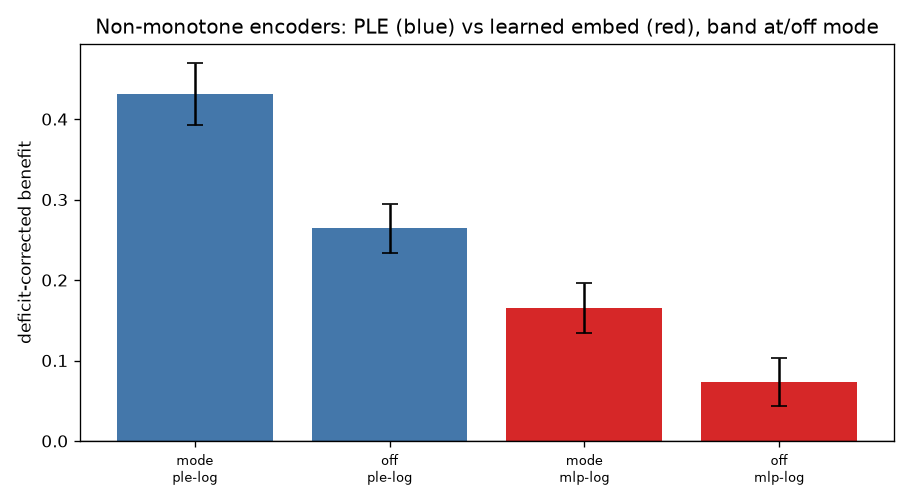

Write Python code to recreate this figure.
# /// script
# requires-python = ">=3.10"
# dependencies = ["numpy", "torch", "scikit-learn", "scipy", "matplotlib"]
# ///
"""
Which embedding is MOST ROBUST for NON-MONOTONIC (sharp-band) features in an affine GRU?

We settled fixed-PLE vs learned-embed on monotone curvature (learned wins). Non-monotone was not directly
compared. The robustness discriminator is BAND LOCATION: PLE's knots sit at data quantiles (dense at the
mode), a learned Linear(1->d)->ReLU places knots adaptively. Test a sharp band AT the mode (s0=0) vs OFF
the mode (s0=1.5, in the sparse tail) -> if PLE degrades off-mode while the learned embed holds, the learned
embed is the more robust choice; if PLE holds via dense-enough tails, they tie.

K=6 multivariate, shared coordinate (both encoders on standardized-log sc), 8 seeds, Holm. Arms log/ple/mlp;
logadq twin for deficit-correction. Conditions: sharp@mode, sharp@off. Static positive control per condition.
"""
import numpy as np
import torch
import torch.nn as nn
from sklearn.linear_model import LogisticRegression
from sklearn.metrics import average_precision_score
from scipy import stats
import matplotlib
matplotlib.use("Agg")
import matplotlib.pyplot as plt

torch.manual_seed(0)
K, N_TRAIN, N_VAL, N_TEST = 6, 4000, 2000, 4000
L, D = 32, 12
HIDDEN, EPOCHS, LR, BATCH, PATIENCE = 32, 30, 0.01, 256, 6
DECAY = 0.9
SEEDS = list(range(8))
SIGMA = 0.15
W = (DECAY ** np.arange(L)[::-1]); W = W / W.sum()
# conditions: (label, s0) ; logadq shares s0=None
CONDS = [("mode", 0.0), ("off", 1.5)]


def _std(v, axis=None):
    m = v.mean(axis=axis, keepdims=axis is not None)
    s = v.std(axis=axis, keepdims=axis is not None) + 1e-12
    return (v - m) / s


def make(kind, s0, n, seed):
    rng = np.random.default_rng(seed)
    feats = np.exp(rng.normal(0.0, 1.2, size=(n, L, K)))
    sc = _std(np.log(feats), axis=(0, 1))
    logit = np.zeros(n)
    for j in range(K):
        r = sc[..., j] if kind == "logadq" else np.exp(-((sc[..., j] - s0) ** 2) / (2 * SIGMA ** 2))
        logit = logit + _std((_std(r) * W[None, :]).sum(1))
    b = -np.quantile(logit, 0.93)
    y = (rng.random(n) < 1 / (1 + np.exp(-(logit + b)))).astype(np.float32)
    return sc.astype(np.float32), y


def edges(sc):
    E = []
    for j in range(K):
        e = np.quantile(sc[..., j], np.linspace(0, 1, D + 1))
        for t in range(1, e.size):
            if e[t] <= e[t - 1]:
                e[t] = e[t - 1] + 1e-9
        E.append(e)
    return E


def ple_enc(sc, E):
    cols = []
    for j in range(K):
        e = E[j]; x = sc[..., j]
        r = np.empty(sc.shape[:2] + (D,), dtype=np.float32)
        for t in range(D):
            r[..., t] = np.clip((x - e[t]) / (e[t + 1] - e[t]), 0.0, 1.0)
        cols.append(r)
    return np.concatenate(cols, axis=-1).astype(np.float32)


def feat(arm, sc, E):
    return sc.astype(np.float32) if arm in ("log", "mlp") else ple_enc(sc, E)


class GRUClf(nn.Module):
    def __init__(self, arm, in_dim):
        super().__init__()
        self.arm = arm
        if arm == "mlp":
            self.emb = nn.ModuleList([nn.Sequential(nn.Linear(1, D), nn.ReLU()) for _ in range(K)])
            gin = K * D
        else:
            gin = in_dim
        self.gru = nn.GRU(gin, HIDDEN, batch_first=True)
        self.head = nn.Linear(HIDDEN, 1)

    def forward(self, x):
        if self.arm == "mlp":
            x = torch.cat([self.emb[j](x[..., j:j + 1]) for j in range(K)], dim=-1)
        out, _ = self.gru(x)
        return self.head(out[:, -1, :]).squeeze(1)


def gscore(m, X):
    m.eval()
    with torch.no_grad():
        return torch.sigmoid(m(torch.tensor(X))).numpy()


def gru_ap(arm, tr, va, te, E, seed):
    Xtr, Xva, Xte = feat(arm, tr[0], E), feat(arm, va[0], E), feat(arm, te[0], E)
    torch.manual_seed(seed); torch.set_num_threads(1)
    m = GRUClf(arm, Xtr.shape[2])
    opt = torch.optim.Adam(m.parameters(), lr=LR)
    lossf = nn.BCEWithLogitsLoss()
    Xt, yt = torch.tensor(Xtr), torch.tensor(tr[1])
    best, bs, bad = -1.0, None, 0
    for ep in range(EPOCHS):
        m.train()
        g = torch.Generator().manual_seed(seed * 1000 + ep)
        perm = torch.randperm(len(tr[1]), generator=g)
        for i in range(0, len(tr[1]), BATCH):
            idx = perm[i:i + BATCH]
            opt.zero_grad(); lossf(m(Xt[idx]), yt[idx]).backward(); opt.step()
        a = average_precision_score(va[1], gscore(m, Xva))
        if a > best + 1e-5:
            best, bad, bs = a, 0, {k: v.clone() for k, v in m.state_dict().items()}
        else:
            bad += 1
            if bad >= PATIENCE:
                break
    if bs is not None:
        m.load_state_dict(bs)
    return average_precision_score(te[1], gscore(m, Xte))


def static_ap(arm, tr, te, E):
    def pool(sc):
        return (feat(arm, sc, E) * W[None, :, None]).sum(1)
    m = LogisticRegression(max_iter=3000).fit(pool(tr[0]), tr[1])
    return average_precision_score(te[1], m.predict_proba(pool(te[0]))[:, 1])


def paired(vals):
    v = np.asarray(vals, float); m = v.mean(); se = v.std(ddof=1) / np.sqrt(len(v))
    p = 2 * stats.t.sf(abs(m / (se + 1e-12)), df=len(v) - 1)
    tc = stats.t.ppf(0.975, df=len(v) - 1)
    return m, m - tc * se, m + tc * se, p


def holm(pairs):
    order = sorted(pairs, key=lambda x: x[1]); out = {}; m = len(pairs)
    for i, (name, p) in enumerate(order):
        out[name] = min(1.0, p * (m - i))
    return out


AP = {}
for (lab, s0) in CONDS:
    for kind in (lab, "logadq"):
        s = s0 if kind == lab else None
        for si, seed in enumerate(SEEDS):
            tr = make(kind, s, N_TRAIN, 100 + seed)
            va = make(kind, s, N_VAL, 300 + seed)
            te = make(kind, s, N_TEST, 500 + seed)
            E = edges(tr[0])
            for arm in ("log", "ple", "mlp"):
                AP[(lab, kind, arm, si)] = gru_ap(arm, tr, va, te, E, seed)
            AP[(lab, "static_ple", kind, si)] = static_ap("ple", tr, te, E) - static_ap("log", tr, te, E)


def dc(lab, arm):                                            # deficit-corrected arm-log for this band loc
    return [(AP[(lab, lab, arm, si)] - AP[(lab, lab, "log", si)]) -
            (AP[(lab, "logadq", arm, si)] - AP[(lab, "logadq", "log", si)]) for si in range(len(SEEDS))]


def raw_ple_mlp(lab):
    return [AP[(lab, lab, "ple", si)] - AP[(lab, lab, "mlp", si)] for si in range(len(SEEDS))]


print("=" * 92)
print("ROBUST ENCODER for NON-MONOTONE (sharp band) features — band AT mode vs OFF mode, 8 seeds, Holm")
rows = {}
for (lab, s0) in CONDS:
    rows[(lab, "ple-log")] = paired(dc(lab, "ple"))
    rows[(lab, "mlp-log")] = paired(dc(lab, "mlp"))
    rows[(lab, "ple-mlp(raw)")] = paired(raw_ple_mlp(lab))
    rows[(lab, "static_ple(ctrl)")] = paired([AP[(lab, "static_ple", lab, si)] for si in range(len(SEEDS))])
hp = holm([(k, v[3]) for k, v in rows.items()])
print(f"{'band':>6} {'contrast':>18} {'estimate':>22} {'Holm p':>9} {'sig?':>5}")
for (lab, s0) in CONDS:
    for c in ("ple-log", "mlp-log", "ple-mlp(raw)", "static_ple(ctrl)"):
        v = rows[(lab, c)]
        print(f"{lab:>6} {c:>18} {v[0]:+.3f} [{v[1]:+.3f},{v[2]:+.3f}] {hp[(lab, c)]:9.3f} {'YES' if hp[(lab, c)] < 0.05 else 'no':>5}")

print("\n" + "=" * 92)
for (lab, s0) in CONDS:
    pm = rows[(lab, "ple-mlp(raw)")]
    win = "PLE" if pm[0] > 0 and hp[(lab, "ple-mlp(raw)")] < 0.05 else \
          "learned embed" if pm[0] < 0 and hp[(lab, "ple-mlp(raw)")] < 0.05 else "tie"
    print(f"band @ {lab:>4} (s0={s0}): ple-log {rows[(lab,'ple-log')][0]:+.3f}, mlp-log {rows[(lab,'mlp-log')][0]:+.3f}"
          f" -> winner: {win} (raw ple-mlp {pm[0]:+.3f})")

fig, ax = plt.subplots(figsize=(7.6, 4.2))
labs = [f"{lab}\nple-log" for lab, _ in CONDS] + [f"{lab}\nmlp-log" for lab, _ in CONDS]
vals = [rows[(lab, "ple-log")] for lab, _ in CONDS] + [rows[(lab, "mlp-log")] for lab, _ in CONDS]
cols = ["#4477aa", "#4477aa", "#d62728", "#d62728"]
ax.bar(range(4), [v[0] for v in vals],
       yerr=[[v[0] - v[1] for v in vals], [v[2] - v[0] for v in vals]], capsize=5, color=cols)
ax.axhline(0, color="k", lw=0.8); ax.set_xticks(range(4)); ax.set_xticklabels(labs, fontsize=8)
ax.set_ylabel("deficit-corrected benefit"); ax.set_title("Non-monotone encoders: PLE (blue) vs learned embed (red), band at/off mode")
plt.tight_layout(); plt.savefig("nonmono_encoders.png", dpi=120)
print("\nsaved nonmono_encoders.png")
